Frame 1 (no input): blank canvas, image omitted
Frame 60 (the mouse pressed at the canvas centre just before this capture): blank canvas, image omitted
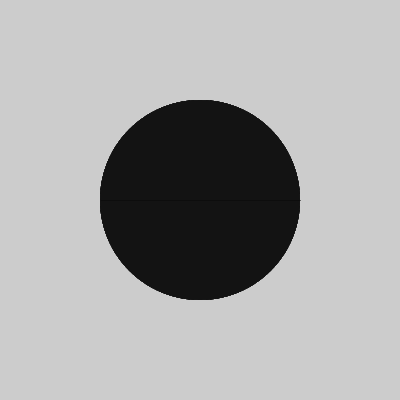
Frame 120 (the mouse held since frame 60 and released just before this capture)

The Processing sketch whose frames 1 and 60 were blank and that drew this single picture after the mouse press (run headless with seeded random() and noise(); from frame 60 on, the mouse is pressed at the canvas centre):

// Processing sketch: processing_42212
// ── processing_42212.pde

float x;
float easing = 0.4;
float diameter = 12;

void setup() {
size(400, 400);
smooth();
}

void draw() { 
fill(2, 40);  
float weight = dist(mouseX, mouseY, pmouseX, pmouseY);
float targetX = mouseX;
fill(250, 3);
strokeWeight(1);
ellipse(mouseX, mouseY, mouseX, pmouseY);
 if (mousePressed) {
    fill(2, 40);
    noStroke();
    ellipse(mouseX, mouseY, mouseX, pmouseY);
  };
}
